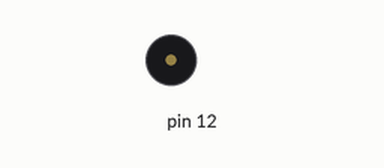
Recording of a sketch running on a simulated Arduino Uno, built with avr-gcc and run on an emulated ATmega328P. On the bench: buzzer (waves = sounding).

Above: at 0.2 s.
At 4.7 s:
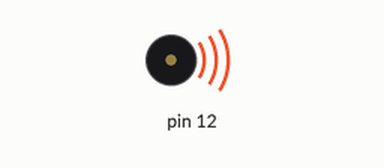
Timing chart, 0 to 5.2 s (numbered marks = the images above):
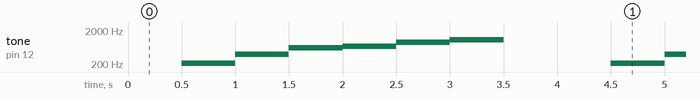

The sketch:

sound.ino
```cpp
int frequencies[8] = { 0,209,383,592,668,877,1051,0 };

void setup() {

}

int n = 0;

void loop() {
  noTone(12);
  if (frequencies[n] != 0) tone(12,frequencies[n]);
  delay(500);
  n = (n + 1) & 7;
}
```

Measured:
- by itself, tone on pin 12: repeats every 4.0 s: 383 Hz 0.50 s, 592 Hz 0.50 s, 668 Hz 0.50 s, 877 Hz 0.50 s, 1051 Hz 0.50 s, silent 1.0 s, 209 Hz 0.50 s
